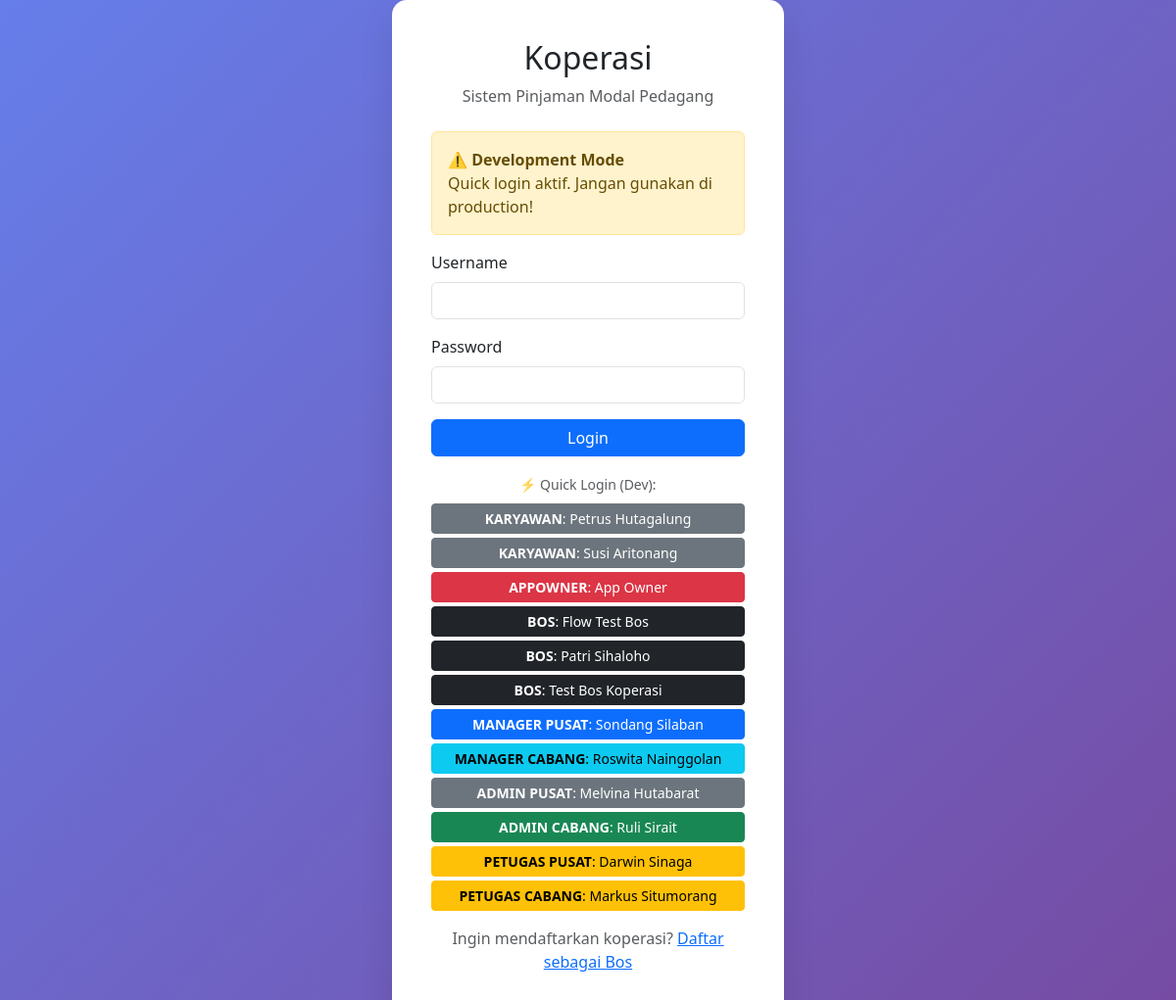
/login.php, run on an earlier commit of the app's database.
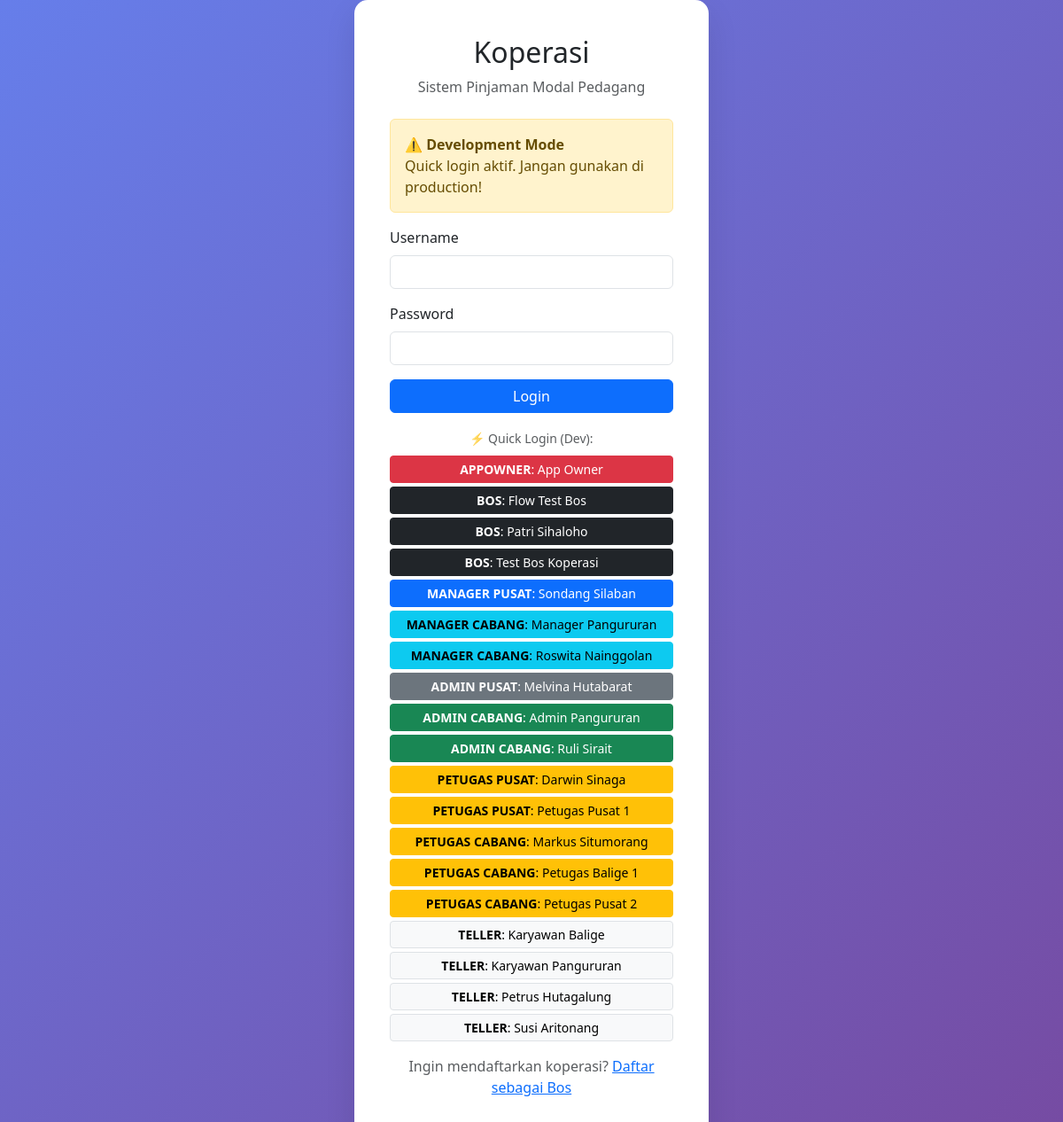
And on a later commit of the database.
### tables this page shows
CREATE TABLE `users` (
  `id` int(11) NOT NULL AUTO_INCREMENT,
  `username` varchar(50) NOT NULL,
  `password` varchar(255) NOT NULL,
  `nama` varchar(100) NOT NULL,
  `ktp` varchar(16) DEFAULT NULL COMMENT 'NIK KTP - identitas global via db_orang',
  `email` varchar(100) DEFAULT NULL,
  `telp` varchar(20) DEFAULT NULL,
  `role` varchar(50) NOT NULL DEFAULT 'teller',
  `owner_bos_id` int(10) unsigned DEFAULT NULL,
  `cabang_id` int(11) DEFAULT NULL,
  `derived_permissions` longtext DEFAULT NULL CHECK (json_valid(`derived_permissions`)),
  `status` enum('aktif','nonaktif') NOT NULL DEFAULT 'aktif',
  `created_at` timestamp NOT NULL DEFAULT current_timestamp(),
  `updated_at` timestamp NOT NULL DEFAULT current_timestamp() ON UPDATE current_timestamp(),
  `limit_kasbon` decimal(12,0) DEFAULT 0,
  `gaji` decimal(12,0) DEFAULT 0,
  `tanggal_lahir` date DEFAULT NULL,
  `tanggal_masuk` date DEFAULT NULL,
  `db_orang_person_id` int(11) DEFAULT NULL,
  `totp_secret` varchar(64) DEFAULT NULL,
  `totp_enabled` tinyint(1) DEFAULT 0,
  `totp_verified_at` timestamp NULL DEFAULT NULL,
  `phone_2fa` varchar(20) DEFAULT NULL,
  PRIMARY KEY (`id`),
  UNIQUE KEY `username` (`username`),
  KEY `idx_owner_bos_id` (`owner_bos_id`),
  KEY `idx_db_orang_person` (`db_orang_person_id`),
  KEY `idx_users_ktp` (`ktp`),
  KEY `idx_users_cabang` (`cabang_id`),
  KEY `idx_users_owner_bos` (`owner_bos_id`),
  KEY `idx_users_role_status` (`role`,`status`),
  KEY `idx_users_id` (`id`),
  CONSTRAINT `fk_users_cabang` FOREIGN KEY (`cabang_id`) REFERENCES `cabang` (`id`) ON DELETE SET NULL ON UPDATE CASCADE,
  CONSTRAINT `fk_users_db_orang_person` FOREIGN KEY (`db_orang_person_id`) REFERENCES `db_orang`.`people` (`id`) ON DELETE SET NULL ON UPDATE CASCADE
);

### config/database.php (called while the page is built, shortened)
<?php
require_once __DIR__ . '/path.php';
$mysql_socket = PHP_OS === 'WINNT' ? null : '/opt/lampp/var/mysql/mysql.sock';
$conn = new mysqli(DB_KEWER_HOST, DB_KEWER_USER, DB_KEWER_PASS, DB_KEWER_NAME, 3306, $mysql_socket);
$conn->set_charset("utf8mb4");
function query($sql, $params = []) {
    global $conn;
    $sql_trimmed = strtoupper(ltrim($sql));
    if (empty($params)) {
        $result = mysqli_query($conn, $sql);
        if (strpos($sql_trimmed, 'SELECT') === 0) {
            $data = [];
            while ($row = mysqli_fetch_assoc($result)) {
                $data[] = $row;
            }
            return $data;
        }
        return mysqli_affected_rows($conn);
    }
    $stmt = $conn->prepare($sql);
    $types = str_repeat('s', count($params));
    $stmt->bind_param($types, ...$params);
    $stmt->execute();
    return $stmt->affected_rows;
}

### config/path.php (called while the page is built, shortened)
<?php
function baseUrl($path = '') {
    return BASE_URL . '/' . ltrim($path, '/');
}

### login.php (the view, shortened to what this page needs)
<?php
require_once 'config/path.php';
?>
<!DOCTYPE html>
<html lang="id">
<head>
    <link href="https://cdn.jsdelivr.net/npm/bootstrap@5.3.0/dist/css/bootstrap.min.css" rel="stylesheet">
</head>
<body>
    <div class="login-card">
        <div class="text-center mb-4">
            <h2><?php echo APP_NAME; ?></h2>
            <p class="text-muted">Sistem Pinjaman Modal Pedagang</p>
        </div>
        <?php if (APP_ENV === 'development'): ?>
        <div class="alert alert-warning mb-3">
            <strong>⚠️ Development Mode</strong><br>
            Quick login aktif. Jangan gunakan di production!
        </div>
        <?php endif; ?>
        <form method="POST" id="loginForm">
            <div class="mb-3">
                <label class="form-label">Username</label>
                <input type="text" name="username" class="form-control" id="username" required>
            </div>
            <div class="mb-3">
                <label class="form-label">Password</label>
                <input type="password" name="password" class="form-control" id="password" required>
            </div>
            <button type="submit" class="btn btn-primary w-100">Login</button>
        </form>
                <?php if (APP_ENV === 'development'):
            $dev_users = query("SELECT username, nama, role FROM users WHERE status = 'aktif' ORDER BY FIELD(role, 'appOwner','bos','manager_pusat','manager_cabang','admin_pusat','admin_cabang','petugas_pusat','petugas_cabang','teller'), nama");
            if (is_array($dev_users) && count($dev_users) > 0):
                $role_colors = [
                    'appOwner' => 'danger', 'bos' => 'dark', 'manager_pusat' => 'primary', 'manager_cabang' => 'info',
                    'admin_pusat' => 'secondary', 'admin_cabang' => 'success',
                    'petugas_pusat' => 'warning', 'petugas_cabang' => 'warning',
                    'teller' => 'light border'
                ];
        ?>
        <div class="mt-3">
            <p class="text-center text-muted mb-2"><small>⚡ Quick Login (Dev):</small></p>
            <div class="d-grid gap-1">
                <?php foreach ($dev_users as $du):
                    $btn = $role_colors[$du['role']] ?? 'secondary';
                    $label = strtoupper(str_replace('_', ' ', $du['role']));
                ?>
                <button type="button" class="btn btn-<?= $btn ?> btn-sm" onclick="quickLogin('<?= htmlspecialchars($du['username']) ?>')"><strong><?= $label ?></strong>: <?= htmlspecialchars($du['nama']) ?></button>
                <?php endforeach; ?>
            </div>
        </div>
        <?php endif; endif; ?>
        <div class="mt-3 text-center">
            <p class="text-muted">Ingin mendaftarkan koperasi? <a href="<?php echo baseUrl('pages/bos/register.php'); ?>" class="text-primary">Daftar sebagai Bos</a></p>
        </div>
    </div>
</body>
</html>

### login.php (style rules this page uses)
body { background: linear-gradient(135deg, #667eea 0%, #764ba2 100%); min-height: 100vh; display: flex; align-items: center; justify-content: center; }
.login-card { background: white; border-radius: 15px; box-shadow: 0 15px 35px rgba(0,0,0,0.1); padding: 40px; width: 100%; max-width: 400px; }

What changed in the data, as far as the page shows it:
added users: role "MANAGER CABANG", nama "Manager Pangururan"
added users: role "ADMIN CABANG", nama "Admin Pangururan"
added users: role "PETUGAS PUSAT", nama "Petugas Pusat 1"
added users: role "PETUGAS CABANG", nama "Petugas Balige 1"
added users: role "PETUGAS CABANG", nama "Petugas Pusat 2"
added users: role "TELLER", nama "Karyawan Balige"
added users: role "TELLER", nama "Karyawan Pangururan"
changed users "Petrus Hutagalung": role "KARYAWAN" → "TELLER"; moves down the list
changed users "Susi Aritonang": role "KARYAWAN" → "TELLER"; moves down the list
